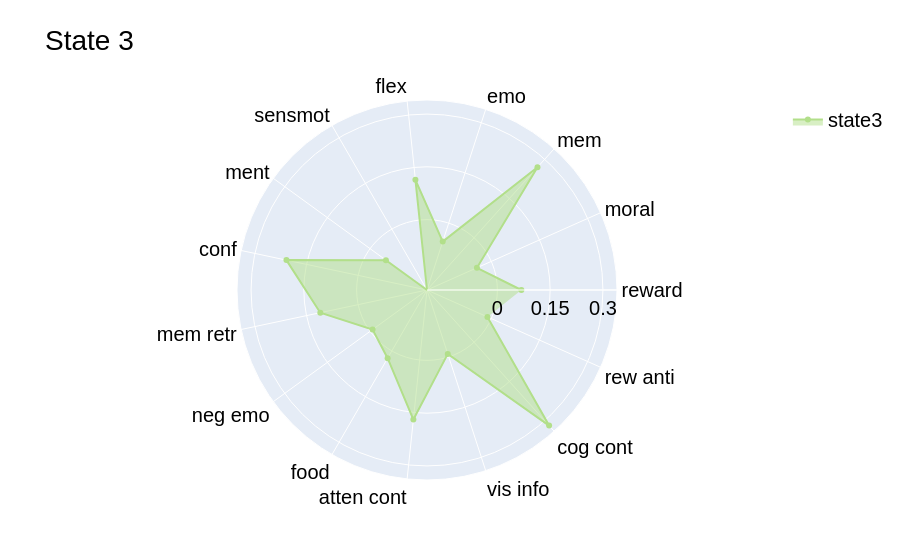

Source (notebook cell):
### Code cell
fig = go.Figure()
    
fig.add_trace(go.Scatterpolar(
        r=data['State3'],  
        theta=labels,  
        fill='toself',  
        name='state3',  
        line=dict(color=colors[2])  
    ))

fig.update_layout(
    polar=dict(
        radialaxis=dict(
            visible=True,
            tickvals=[0, 0.15, 0.3],
            range=[-0.2, 0.34],
            tickangle=0 
        )),
    showlegend=True,
    title=f"State 3",
        font=dict(
        family="Helvetica", 
        size=20,
        color="black",
    )
        )
fig.show()

### Figure 1 — Plotly figure (JSON) as saved in the notebook; plotly's stock layout.template omitted (floating-point values rounded to 4 significant figures)
{"data": [{"fill": "toself", "line": {"color": "rgb(178,223,138)"}, "name": "state3", "r": [0.0682, -0.04467, 0.2692, -0.05538, 0.1149, -0.2795, -0.05568, 0.2085, 0.11, -0.008862, 0.02376, 0.1702, -0.009016, 0.3186, -0.01199], "theta": ["reward", "moral", "mem", "emo", "flex", "sensmot", "ment", "conf", "mem retr", "neg emo", "food", "atten cont", "vis info", "cog cont", "rew anti"], "type": "scatterpolar"}], "layout": {"font": {"color": "black", "family": "Helvetica", "size": 20}, "polar": {"radialaxis": {"range": [-0.2, 0.34], "tickangle": 0, "tickvals": [0, 0.15, 0.3], "visible": true}}, "showlegend": true, "title": {"text": "State 3"}}}
